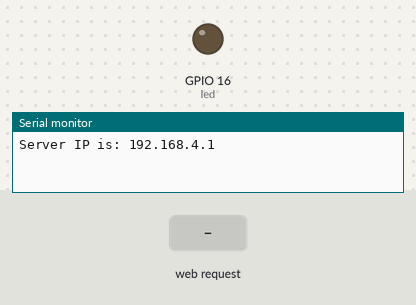
The sketch below on a simulated ESP8266 (NodeMCU). On the bench: output pins drawn as LEDs (lit = HIGH), the last lines printed to the serial monitor. The inputs (shaded band) are chosen by the test bench.

Above: at 1.2 s.
1.3 s: HTTP request GET /ON received
At 2.2 s:
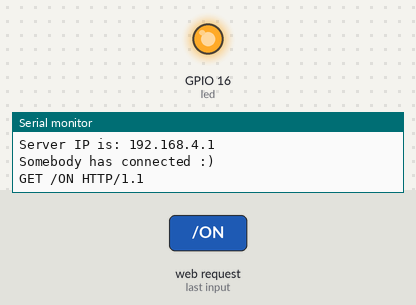
2.8 s: HTTP request GET /OFF received
At 3.4 s:
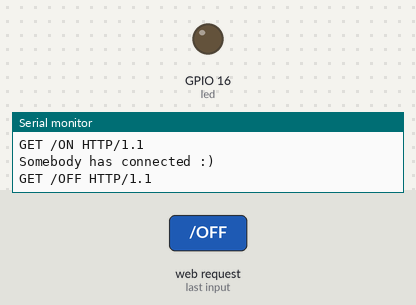
Timing chart, 0 to 5.8 s (numbered marks = the images above; inputs shaded):
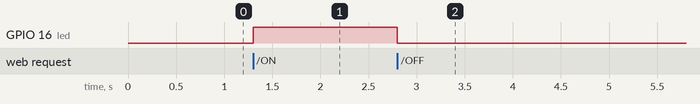

Measured:
- after the input at 1.3 s, GPIO 16 (led): LOW → HIGH at once
- after the input at 2.8 s, GPIO 16 (led): HIGH → LOW at once

The sketch:

nodemcu_arduino_code.ino
```cpp
//configuring
#include <ESP8266WiFi.h>  //this is the library you'll need for esp stuff
const short int led = 16; //this is to tell the esp that we have an LED on GPIO16
WiFiServer server(80); //Initialize the server on Port 80 (Global instance)

//setting up
void setup() {
  //boilerplate code
  WiFi.mode(WIFI_AP); //Our ESP8266-12E is an AccessPoint
  WiFi.softAP("Harleen_server", "mousse"); // Provide the (SSID, password); .
  server.begin(); // Start the HTTP Server

  //peeking under the hood: this is how we know what's going on
  //IMPORTANT: serial output baud rate has to match the one you manually select for your serial monitor
  Serial.begin(9600); //Start communication between the ESP8266-12E and the monitor window
  IPAddress HTTPS_ServerIP= WiFi.softAPIP(); // Obtain the IP of the Server
  Serial.print("Server IP is: "); // Print the IP to the monitor window
  Serial.println(HTTPS_ServerIP);


  //here we set up the LED
  pinMode(led, OUTPUT); //GPIO16 is an OUTPUT pin;
  digitalWrite(led, LOW); //Initial state is OFF
}

//this code gets run ALWAYS
void loop() {

  WiFiClient client = server.available();
  if (!client) {
    return; //keep searching if server isn't available!!
  }

  //Looking under the hood- so we're kept in the loop (heheh)
  Serial.println("Somebody has connected :)");

  //Read what the browser has sent into a String class and print the request to the monitor
  String request = client.readStringUntil('\r');
  //Looking under the hood
  Serial.println(request);


  //for the LED: if someone tries to do something,
  // Handle the Request

  if (request.indexOf("/ON") != -1){
  digitalWrite(led, HIGH); }
  else if (request.indexOf("/OFF") != -1){
  digitalWrite(led, LOW);
}

  }
```
